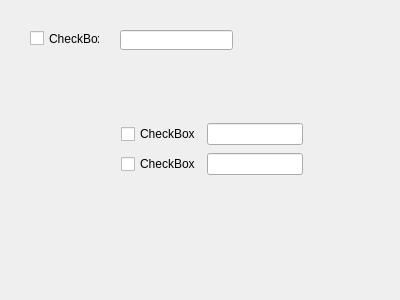
<?xml version="1.0" encoding="UTF-8"?>
<ui version="4.0">
 <class>MathTest</class>
 <widget class="QDialog" name="MathTest">
  <property name="geometry">
   <rect>
    <x>0</x>
    <y>0</y>
    <width>400</width>
    <height>300</height>
   </rect>
  </property>
  <property name="windowTitle">
   <string>MathTest</string>
  </property>
  <widget class="QWidget" name="gridLayoutWidget">
   <property name="geometry">
    <rect>
     <x>110</x>
     <y>110</y>
     <width>204</width>
     <height>80</height>
    </rect>
   </property>
   <layout class="QGridLayout" name="gridLayout">
    <item row="1" column="2">
     <widget class="QLineEdit" name="lineEdit"/>
    </item>
    <item row="1" column="0">
     <widget class="QCheckBox" name="checkBox_2">
      <property name="text">
       <string>CheckBox</string>
      </property>
     </widget>
    </item>
    <item row="0" column="0">
     <widget class="QCheckBox" name="checkBox">
      <property name="text">
       <string>CheckBox</string>
      </property>
     </widget>
    </item>
    <item row="0" column="2">
     <widget class="QLineEdit" name="lineEdit_2"/>
    </item>
   </layout>
  </widget>
  <widget class="QCheckBox" name="checkBox_3">
   <property name="geometry">
    <rect>
     <x>30</x>
     <y>30</y>
     <width>70</width>
     <height>17</height>
    </rect>
   </property>
   <property name="text">
    <string>CheckBox</string>
   </property>
  </widget>
  <widget class="QLineEdit" name="lineEdit_3">
   <property name="geometry">
    <rect>
     <x>120</x>
     <y>30</y>
     <width>113</width>
     <height>20</height>
    </rect>
   </property>
  </widget>
 </widget>
 <layoutdefault spacing="6" margin="11"/>
 <resources/>
 <connections/>
</ui>
